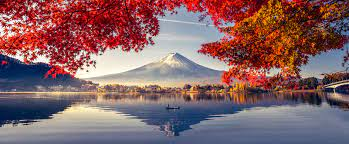
#> input picture Image_working_with_OpenCV/nature.jpg, 349 x 144 px
$ python 'Change image.py'
#> lines starting #> are read from the running program, lines starting #| are printed output that depends on the picture
import cv2 as cv
import numpy as np

img1 = cv.imread("nature.jpg")
#> img1 is the input picture: shape (144, 349, 3); mean B, G, R 101.2, 98.1, 133.7
img2 = cv.imread("fun.jpg")
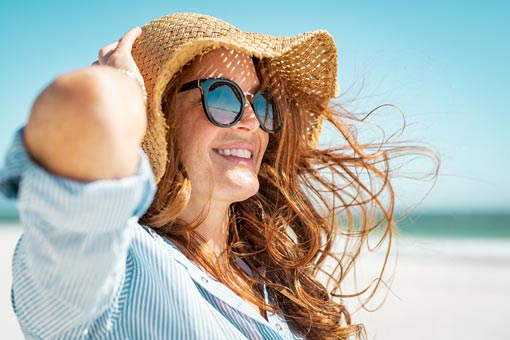
#> input picture Image_working_with_OpenCV/fun.jpg, 510 x 340 px
#> img2 is the input picture: shape (340, 510, 3); mean B, G, R 172.2, 180.8, 178.4
img3 = cv.imread("download.jpg")
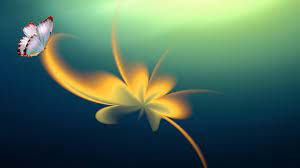
#> input picture Image_working_with_OpenCV/download.jpg, 300 x 168 px
#> img3 is the input picture: shape (168, 300, 3); mean B, G, R 89.6, 107, 75.6
# [6 lines of commented-out code are left out]
cv.imshow("new",img1)
# cv.imshow("green",g)
# cv.imshow("blue",b)
cv.waitKey(0)
cv.destroyAllWindows()
